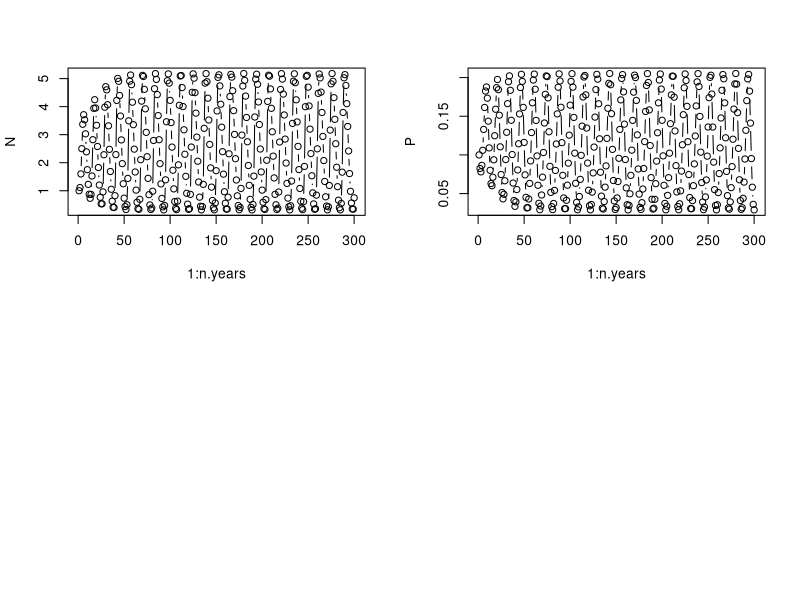
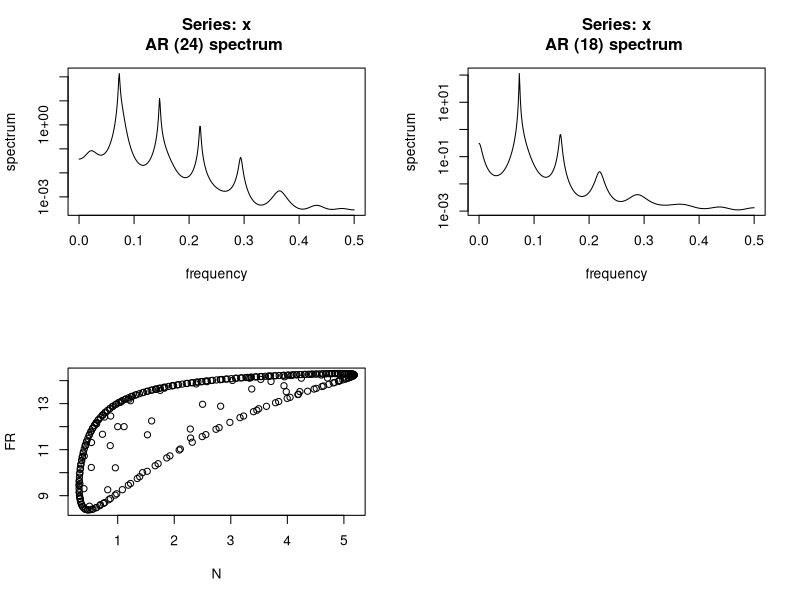
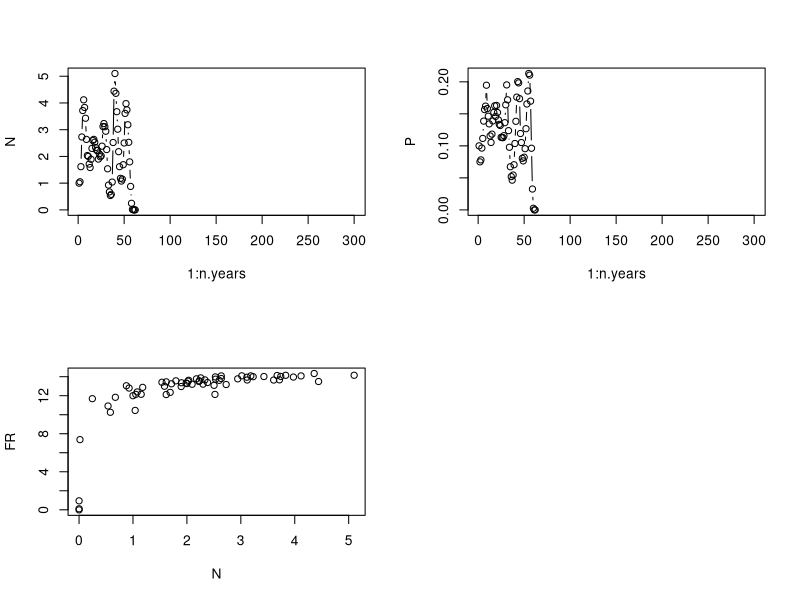

Source code (R) for these figures, in order: (Note: this script raises an error after producing the figures.)
#################################################################################
### FB 15/03/2018 - finding parameter set with noisy limit cycle (i.e. limit cycle present when sigma ->0)
### FB 13/11/2017 - predator-prey model with noisy functional response data
### From much earlier code -- see Bayesian folder

rm(list=ls())
graphics.off()

################# Simulating the model without any noise ######################################

############# New parameter set --- stable limit cycles without stochasticity #############
############# Formally an invariant loop ##################################################

### Model used (use stored simulated data later on, just tryouts for now)
n.years<-300  	# Number of years // large so that we have no bias due to data length
N1<-1			# Initial pop size
P1<-0.1
K<-1			# threshold dd 
beta<-1			# density-dependence exponent
rmax_V<-2			# Max AVERAGE growth rate (thus not a true max...)
rmax_P<-0.5
sigma2.proc<-0.0		# worked well with 0.005
# Process sigma on the log-scale, use the Peretti et al. value. 0.005


### FR and predator parameters
C<-15 #instead 2.5
D<-0.25 #instead 1  (0.1 provoke extinction with C=15 and Q=10)
#NB 0.25 can still provoke extinction, 0.5 does not provide noise-free invariant loop
Q<-10 #possible 100 or 1000 otherwise 

### Simulation of data
#set.seed(42) 
set.seed(41)
#set.seed(40)

y<-N<-P<-FR<-numeric(n.years)
N[1]<-N1
P[1]<-P1
FR[1]<-C*N[1]/(D+N[1])

rV<-rnorm(n.years-1,rmax_V,sqrt(sigma2.proc))
rP<-rnorm(n.years-1,rmax_P,sqrt(sigma2.proc))
FRnoise<-rnorm(n.years,0,sqrt(sigma2.proc))

for (t in 1:(n.years-1)){
  
  FR[t+1]<-(C*N[t]/(D+N[t])) + FRnoise[t+1]
  N[t+1]<-N[t]*(exp(rV[t])/(1+(N[t]/K)^beta))*exp(-FR[t]*P[t]/N[t])
  P[t+1]<-P[t]*exp(rP[t])/(1+P[t]*Q/N[t])
}
## Plotting time series of abundances and FR
par(mfrow=c(2,2))
plot(1:n.years,N,type="b")
plot(1:n.years,P,type="b")

#curve(dbeta(x,a,b),from=0, to=1)
par(mfrow=c(2,2))
spectrum(log(N),method="ar")
spectrum(log(P),method="ar")

plot(N,FR)

### Produce dataset to fit
data = cbind(log(N),log(P),FR) 


write.csv(data,file="predatorPrey_withGaussianFRdata_longSim_noNoise.csv")


###################### Noisy limit cycle #############################################

rm(list=ls())
graphics.off()

### Model used (use stored simulated data later on, just tryouts for now)
n.years<-300  	# Number of years // large so that we have no bias due to data length
N1<-1			# Initial pop size
P1<-0.1
K<-1			# threshold dd 
beta<-1			# density-dependence exponent
rmax_V<-2			# Max AVERAGE growth rate (thus not a true max...)
rmax_P<-0.5
sigma2.proc<-0.005		# 0.05 usual but worked well with 0.005
# Process sigma on the log-scale, use the Peretti et al. value. 0.005


### FR and predator parameters
C<-15 #2.5
D<-0.25 #0.5 #1
Q<-10 

### Simulation of data
#set.seed(42) 
set.seed(41)
#set.seed(40)

y<-N<-P<-FR<-numeric(n.years)
N[1]<-N1
P[1]<-P1
FR[1]<-C*N[1]/(D+N[1])

rV<-rnorm(n.years-1,rmax_V,sqrt(sigma2.proc))
rP<-rnorm(n.years-1,rmax_P,sqrt(sigma2.proc))
FRnoise<-rnorm(n.years,0,sqrt(sigma2.proc))

for (t in 1:(n.years-1)){
 
  FR[t+1]<-(C*N[t]/(D+N[t])) + FRnoise[t+1]
  N[t+1]<-N[t]*(exp(rV[t])/(1+(N[t]/K)^beta))*exp(-FR[t]*P[t]/N[t])
  P[t+1]<-P[t]*exp(rP[t])/(1+P[t]*Q/N[t])
}
## Plotting time series of abundances and FR
par(mfrow=c(2,2))
plot(1:n.years,N,type="b")
plot(1:n.years,P,type="b")
#curve(dbeta(x,a,b),from=0, to=1)
plot(N,FR)

par(mfrow=c(2,2))
spectrum(log(N),method="ar")
spectrum(log(P),method="ar")
## Now we can't see the new bumps in the ACF because of the phase shift due to noise. 

### Produce dataset to fit
data = cbind(log(N),log(P),FR) 

write.csv(data,file="predatorPrey_withGaussianFRdata_longSim_noisyLC.csv")
